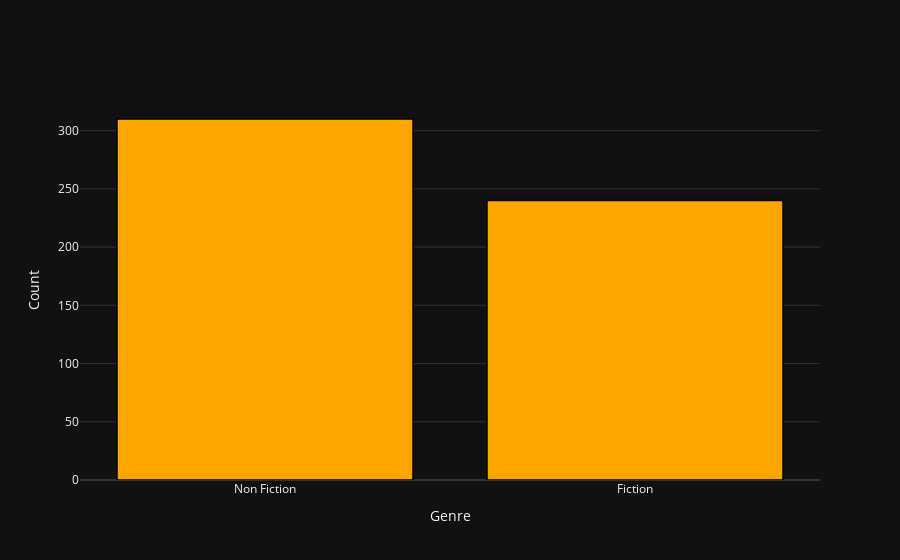
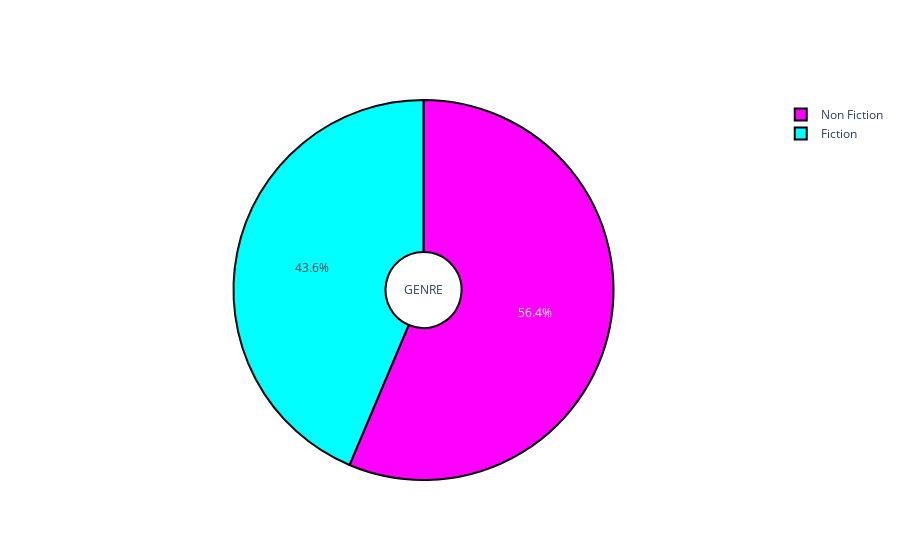

Source (notebook cell) for these figures, in order:
### Markdown cell above
# FICTION AND NON-FICTION BESTSELLERS

### Code cell
temp_df = data['Genre'].value_counts().reset_index()


# create trace1
trace1 = go.Bar(
                x = temp_df['index'],
                y = temp_df['Genre'],
                marker = dict(color = 'rgb(255,165,0)',
                              line=dict(color='rgb(0,0,0)',width=1.5)))
layout = go.Layout(template= "plotly_dark", xaxis = dict(title = 'Genre'), yaxis = dict(title = 'Count'))
fig = go.Figure(data = [trace1], layout = layout)
fig.show()

'''A Function To Plot Pie Plot using Plotly'''

def pie_plot(cnt_srs, colors, title):
    labels=cnt_srs.index
    values=cnt_srs.values
    trace = go.Pie(labels=labels, 
                   values=values, 
                   title=title, 
                   hoverinfo='percent+value', 
                   textinfo='percent',
                   textposition='inside',
                   hole=0.2,
                   showlegend=True,
                   marker=dict(colors=colors,
                               line=dict(color='#000000',
                                         width=2),
                              )
                  )
    return trace

bold("**NON-FICTION BESTSELLERS ARE MORE THAN FICTION**")
py.iplot([pie_plot(data['Genre'].value_counts(), ['magenta', 'cyan'], 'GENRE')])

### Figure 1 — Plotly figure (JSON) as saved in the notebook; plotly's stock layout.template omitted (floating-point values rounded to 4 significant figures)
{"data": [{"marker": {"color": "rgb(255,165,0)", "line": {"color": "rgb(0,0,0)", "width": 1.5}}, "type": "bar", "x": ["Non Fiction", "Fiction"], "y": [310, 240]}], "layout": {"xaxis": {"title": {"text": "Genre"}}, "yaxis": {"title": {"text": "Count"}}}}

### Figure 2 — Plotly figure (JSON) as saved in the notebook; plotly's stock layout.template omitted (floating-point values rounded to 4 significant figures)
{"data": [{"hole": 0.2, "hoverinfo": "percent+value", "labels": ["Non Fiction", "Fiction"], "marker": {"colors": ["magenta", "cyan"], "line": {"color": "#000000", "width": 2}}, "showlegend": true, "textinfo": "percent", "textposition": "inside", "title": {"text": "GENRE"}, "type": "pie", "values": [310, 240]}], "layout": {}}
